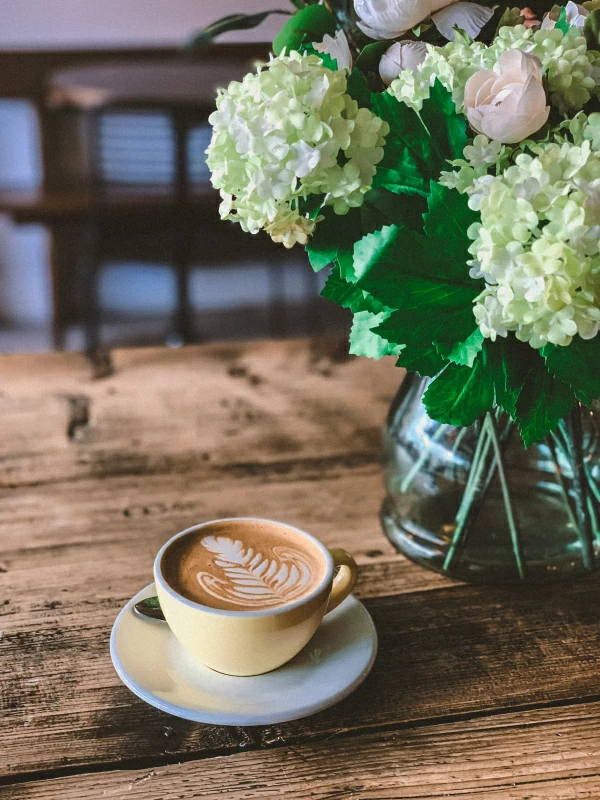
#> input picture lab2/7.webp, 600 x 800 px
$ jupyter execute lab2.ipynb
#> lines starting #> are read from the running program, lines starting #| are printed output that depends on the picture
[cell 1]
import numpy as np
import matplotlib.pyplot as plt
from skimage import io, color, transform

img_raw = io.imread('7.webp')
#> img_raw is the input picture: shape (800, 600, 3); mean R, G, B 114.8, 111.9, 93.7

if img_raw.ndim >= 3:
    img = color.rgb2gray(img_raw[..., :3])
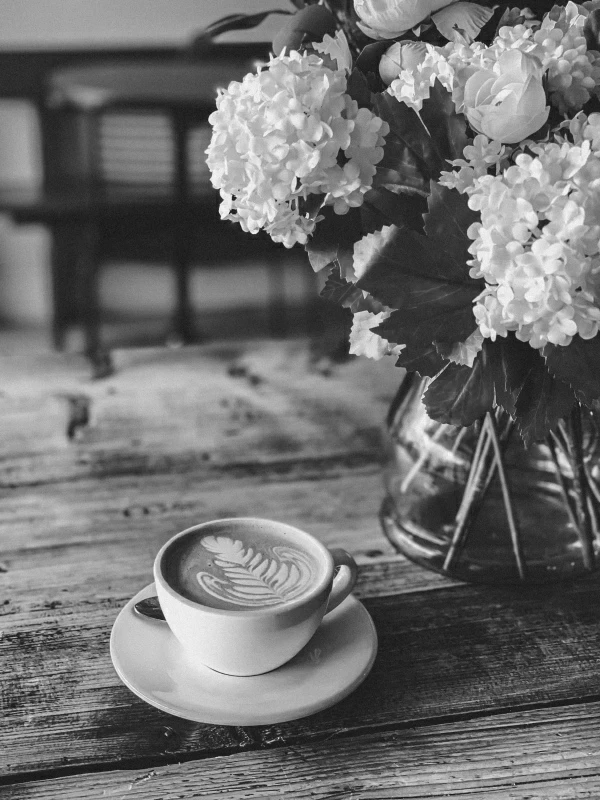
#> img: shape (800, 600) float64; min 0.0579, max 0.985, mean 0.436
else:
    img = img_raw

img = transform.resize(img, (100, 100))
#> img: shape (100, 100) float64

img_row_centered = img - np.mean(img, axis=1, keepdims=True)
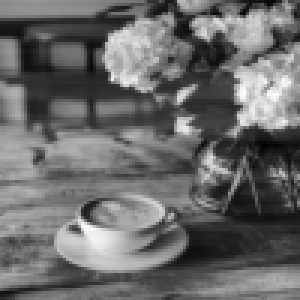
#> img_row_centered: shape (100, 100) float64 (shown 3 times larger); min -0.39, max 0.544, mean 2.44e-18; drawn with min black and max white
img_row_std = np.std(img_row_centered, axis=1, keepdims=True)
#> img_row_std = 100 values, max 0.264 at index 26, min 0.0797 at index 99, mean 0.19
img_row_std[img_row_std == 0] = 1
img_row_norm = img_row_centered / (img_row_std * np.sqrt(img.shape[1] - 1))
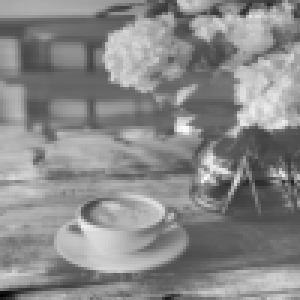
#> img_row_norm: shape (100, 100) float64 (shown 3 times larger); min -0.35, max 0.298, mean 2.2e-18; drawn with min black and max white

U_r, S_r, Vt_r = np.linalg.svd(img_row_norm, full_matrices=False)
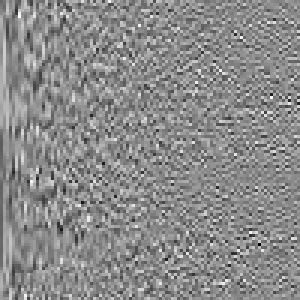
#> U_r: shape (100, 100) float64 (shown 3 times larger); min -0.447, max 0.371, mean -6.74e-05; drawn with min black and max white
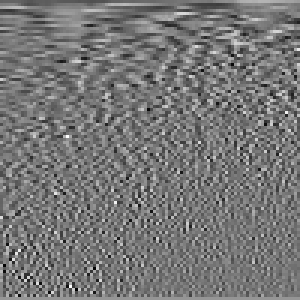
#> Vt_r: shape (100, 100) float64 (shown 3 times larger); min -0.381, max 0.437, mean 0.001; drawn with min black and max white
#> S_r = 100 values, max 6.3 at index 0, min 2.5e-15 at index 99, mean 0.453
corr_rows = U_r @ np.diag(S_r**2) @ U_r.T
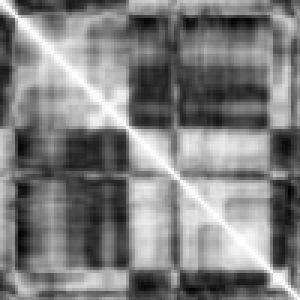
#> corr_rows: shape (100, 100) float64 (shown 3 times larger); min -0.848, max 1.01, mean 0.0822; drawn with min black and max white

img_col_centered = img - np.mean(img, axis=0, keepdims=True)
img_col_std = np.std(img_col_centered, axis=0, keepdims=True)
img_col_std[img_col_std == 0] = 1
img_col_norm = img_col_centered / (img_col_std * np.sqrt(img.shape[0] - 1))

U_c, S_c, Vt_c = np.linalg.svd(img_col_norm, full_matrices=False)
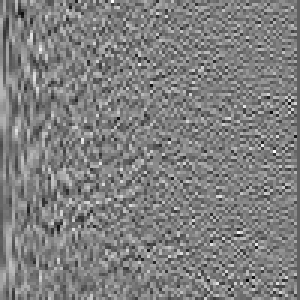
#> U_c: shape (100, 100) float64 (shown 3 times larger); min -0.41, max 0.407, mean -0.001; drawn with min black and max white
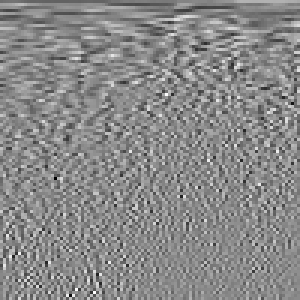
#> Vt_c: shape (100, 100) float64 (shown 3 times larger); min -0.475, max 0.401, mean -0.00221; drawn with min black and max white
#> S_c = 100 values, max 6.25 at index 0, min 2.73e-15 at index 99, mean 0.452
corr_cols = Vt_c.T @ np.diag(S_c**2) @ Vt_c
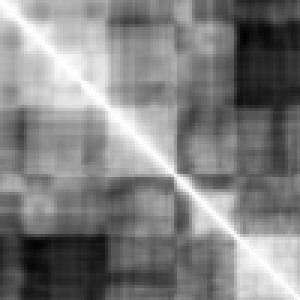
#> corr_cols: shape (100, 100) float64 (shown 3 times larger); min -0.867, max 1.01, mean 0.088; drawn with min black and max white

fig, axes = plt.subplots(1, 3, figsize=(16, 5))

axes[0].imshow(img, cmap='gray')
axes[0].set_title('Oryginalny obraz (7.webp, skompresowany)')
axes[0].axis('off')

im1 = axes[1].imshow(corr_rows, cmap='coolwarm', vmin=-1, vmax=1)
axes[1].set_title('Macierz korelacji wierszy (SVD)')
fig.colorbar(im1, ax=axes[1], fraction=0.046, pad=0.04)

im2 = axes[2].imshow(corr_cols, cmap='coolwarm', vmin=-1, vmax=1)
axes[2].set_title('Macierz korelacji kolumn (SVD)')
fig.colorbar(im2, ax=axes[2], fraction=0.046, pad=0.04)

plt.tight_layout()
plt.show()
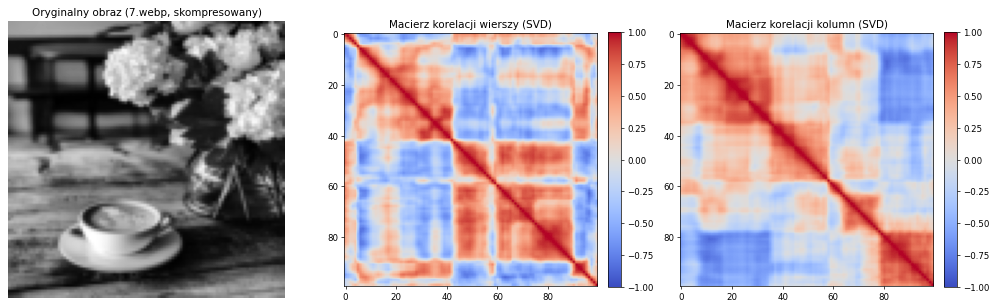
#> figure drawn by matplotlib, 5 panels
